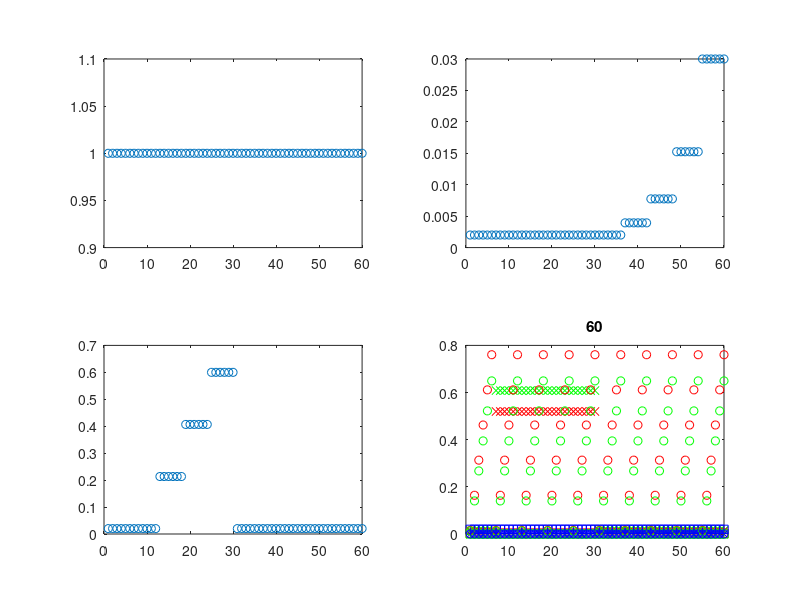

The MATLAB script that drew this image: (Note: this script raises an error after producing the figure.)
clear all

DataDir = '/opt/topspin2/data/DT/nmr';
ExpNam = 'Yeast_sedimenation_fexsy_170302'; expno = 2;
ExpNam = 'CK_170306'; expno = 94;
ExpNam = 'Sofia_FEXSY_20171219'; expno = 30;

%FEXSY part
G_filt.min = .02;
G_filt.max = .8;

G_det.min = .02;
G_det.max = 1;
G_det.N = 6;

TM.min = 20e-3;
TM.max = 600e-3;
TM.N = 4;

G_filt.N = 2; 
G_filt.theta = pi/2; G_filt.phi = 1.1*pi/4;
G_mix.min = .02;
G_mix.max = .02;
G_mix.N = 1;
G_mix.theta = .1*pi/2; G_mix.phi = .1*pi/4;
G_det.theta = pi/2; G_det.phi = .9*pi/4;
TE.min = 2e-3; TE.max = 2e-3; TE.N = 1;
TR.min = 1000e-3; TR.max = 1000e-3; TR.N = 1;

ga = linspace(G_filt.min,G_filt.max,G_filt.N)';
gb = linspace(G_mix.min,G_mix.max,G_mix.N)';
gc = linspace(G_det.min,G_det.max,G_det.N)';
tm = linspace(TM.min,TM.max,TM.N)'; tm = [TM.min; tm];
te = linspace(TE.min,TE.max,TE.N)';
tr = flipud(linspace(TR.min,TR.max,TR.N)');

[gc,tm] = ndgrid(gc,tm);
ga = G_filt.max*ones(G_det.N,TM.N+1);
ga(:,1) = G_filt.min;
gb = G_mix.max*ones(G_det.N,TM.N+1);
te = TE.max*ones(G_det.N,TM.N+1);
tr = TR.max*ones(G_det.N,TM.N+1);

td1 = numel(ga);
ga = reshape(ga,[td1 1]);
gb = reshape(gb,[td1 1]);
gc = reshape(gc,[td1 1]);
tm = reshape(tm,[td1 1]);
te = reshape(te,[td1 1]);
tr = reshape(tr,[td1 1]);

gax = ga*sin(G_filt.theta)*cos(G_filt.phi);
gay = ga*sin(G_filt.theta)*sin(G_filt.phi);
gaz = ga*cos(G_filt.theta);
gbx = gb*sin(G_mix.theta)*cos(G_mix.phi);
gby = gb*sin(G_mix.theta)*sin(G_mix.phi);
gbz = gb*cos(G_mix.theta);
gcx = gc*sin(G_det.theta)*cos(G_det.phi);
gcy = gc*sin(G_det.theta)*sin(G_det.phi);
gcz = gc*cos(G_det.theta);

vdT1 = tr;
vdT2 = te;
vdTM = tm;

%T2 part
G_filt.min = .02;
G_filt.max = .02;

G_det.min = .02;
G_det.max = 1;
G_det.N = 6;

TM.min = 20e-3;
TM.max = 20e-3;
TM.N = 1;

G_filt.N = 1; 
G_filt.theta = pi/2; G_filt.phi = 1.1*pi/4;
G_mix.min = .02;
G_mix.max = .02;
G_mix.N = 1;
G_mix.theta = .1*pi/2; G_mix.phi = .1*pi/4;
G_det.theta = pi/2; G_det.phi = .9*pi/4;
TE.min = 2e-3; TE.max = 30e-3; TE.N = 5;
TR.min = 1000e-3; TR.max = 1000e-3; TR.N = 1;

ga = linspace(G_filt.min,G_filt.max,G_filt.N)';
gb = linspace(G_mix.min,G_mix.max,G_mix.N)';
gc = linspace(G_det.min,G_det.max,G_det.N)';
tm = linspace(TM.min,TM.max,TM.N)';
%te = linspace(TE.min,TE.max,TE.N)';
te = logspace(log10(TE.min),log10(TE.max),TE.N)';
tr = flipud(linspace(TR.min,TR.max,TR.N)');

[gc,te] = ndgrid(gc,te);
ga = G_filt.max*ones(G_det.N,TE.N);
gb = G_mix.max*ones(G_det.N,TE.N);
tm = TM.min*ones(G_det.N,TE.N);
tr = TR.max*ones(G_det.N,TE.N);

td1 = numel(ga);
ga = reshape(ga,[td1 1]);
gb = reshape(gb,[td1 1]);
gc = reshape(gc,[td1 1]);
tm = reshape(tm,[td1 1]);
te = reshape(te,[td1 1]);
tr = reshape(tr,[td1 1]);

gax = [gax; ga*sin(G_filt.theta)*cos(G_filt.phi)];
gay = [gay; ga*sin(G_filt.theta)*sin(G_filt.phi)];
gaz = [gaz; ga*cos(G_filt.theta)];
gbx = [gbx; gb*sin(G_mix.theta)*cos(G_mix.phi)];
gby = [gby; gb*sin(G_mix.theta)*sin(G_mix.phi)];
gbz = [gbz; gb*cos(G_mix.theta)];
gcx = [gcx; gc*sin(G_det.theta)*cos(G_det.phi)];
gcy = [gcy; gc*sin(G_det.theta)*sin(G_det.phi)];
gcz = [gcz; gc*cos(G_det.theta)];

vdT1 = [vdT1; tr];
vdT2 = [vdT2; te];
vdTM = [vdTM; tm];

td1 = numel(gax);

figure(2), clf
subplot(2,2,1)
plot(1:td1,vdT1,'o')
subplot(2,2,2)
plot(1:td1,vdT2,'o')
subplot(2,2,3)
plot(1:td1,vdTM,'o')
subplot(2,2,4)
plot(1:td1,gax,'rx',1:td1,gay,'gx',1:td1,gaz,'bx',...
    1:td1,gbx,'rs',1:td1,gby,'gs',1:td1,gbz,'bs',...
    1:td1,gcx,'ro',1:td1,gcy,'go',1:td1,gcz,'bo')
title(num2str(td1))

wd = cd;

ListDir = '/opt/topspin2/exp/stan/nmr/lists/vd';

fpath = [ListDir];

fname = 'DT_vdT1';
fid1 = fopen([fpath '/' fname],'w');
fname = 'DT_vdT2';
fid2 = fopen([fpath '/' fname],'w');
fname = 'DT_vdTM';
fid3 = fopen([fpath '/' fname],'w');

for n = 1:td1
    fprintf(fid1,'%1.8f\n',vdT1(n));
    fprintf(fid2,'%1.8f\n',vdT2(n));
    fprintf(fid3,'%1.8f\n',vdTM(n));
end

fclose(fid1);
fclose(fid2);
fclose(fid3);

fpath = [DataDir '/' ExpNam '/' num2str(expno)];

fname = 'gax';
fidax = fopen([fpath '/' fname],'w');
fname = 'gay';
fiday = fopen([fpath '/' fname],'w');
fname = 'gaz';
fidaz = fopen([fpath '/' fname],'w');
fname = 'gbx';
fidbx = fopen([fpath '/' fname],'w');
fname = 'gby';
fidby = fopen([fpath '/' fname],'w');
fname = 'gbz';
fidbz = fopen([fpath '/' fname],'w');
fname = 'gcx';
fidcx = fopen([fpath '/' fname],'w');
fname = 'gcy';
fidcy = fopen([fpath '/' fname],'w');
fname = 'gcz';
fidcz = fopen([fpath '/' fname],'w');

text.header = {
{['##TITLE= ' fpath '/diff_ramp']};
{'##JCAMP-DX= 5.00 Bruker JCAMP library'}
{'##DATA TYPE= Shape Data'}
{'##ORIGIN= Bruker Analytik GmbH'}
{'##OWNER= <nmrsu>'}
{'##DATE= 07/02/27'}
{'##TIME= 08:11:48'}
{'##MINX= 0'}
{'##MAXX= 1'}
{'##MINY= 0'}
{'##MAXY= 1'}
{'##$SHAPE_EXMODE= Gradient'}
{'##$SHAPE_TOTROT= 0'}
{'##$SHAPE_BWFAC= 0'}
{'##$SHAPE_INTEGFAC= 0'}
{'##$SHAPE_MODE= 0'}};

[Nlines, dummy] = size(text.header);

for nline = 1:Nlines
    fprintf(fidax,'%s\n',text.header{nline}{1});
    fprintf(fiday,'%s\n',text.header{nline}{1});
    fprintf(fidaz,'%s\n',text.header{nline}{1});
    fprintf(fidbx,'%s\n',text.header{nline}{1});
    fprintf(fidby,'%s\n',text.header{nline}{1});
    fprintf(fidbz,'%s\n',text.header{nline}{1});
    fprintf(fidcx,'%s\n',text.header{nline}{1});
    fprintf(fidcy,'%s\n',text.header{nline}{1});
    fprintf(fidcz,'%s\n',text.header{nline}{1});
end


fprintf(fidax,'%s\n',['##NPOINTS=' num2str(td1)]);
fprintf(fidax,'%s\n',['##XYDATA= (X++(Y..Y))']);
fprintf(fiday,'%s\n',['##NPOINTS=' num2str(td1)]);
fprintf(fiday,'%s\n',['##XYDATA= (X++(Y..Y))']);
fprintf(fidaz,'%s\n',['##NPOINTS=' num2str(td1)]);
fprintf(fidaz,'%s\n',['##XYDATA= (X++(Y..Y))']);
fprintf(fidbx,'%s\n',['##NPOINTS=' num2str(td1)]);
fprintf(fidbx,'%s\n',['##XYDATA= (X++(Y..Y))']);
fprintf(fidby,'%s\n',['##NPOINTS=' num2str(td1)]);
fprintf(fidby,'%s\n',['##XYDATA= (X++(Y..Y))']);
fprintf(fidbz,'%s\n',['##NPOINTS=' num2str(td1)]);
fprintf(fidbz,'%s\n',['##XYDATA= (X++(Y..Y))']);
fprintf(fidcx,'%s\n',['##NPOINTS=' num2str(td1)]);
fprintf(fidcx,'%s\n',['##XYDATA= (X++(Y..Y))']);
fprintf(fidcy,'%s\n',['##NPOINTS=' num2str(td1)]);
fprintf(fidcy,'%s\n',['##XYDATA= (X++(Y..Y))']);
fprintf(fidcz,'%s\n',['##NPOINTS=' num2str(td1)]);
fprintf(fidcz,'%s\n',['##XYDATA= (X++(Y..Y))']);

for nG = 1:length(gax)
    fprintf(fidax,'%f\n',gax(nG));
    fprintf(fiday,'%f\n',gay(nG));
    fprintf(fidaz,'%f\n',gaz(nG));
    fprintf(fidbx,'%f\n',gbx(nG));
    fprintf(fidby,'%f\n',gby(nG));
    fprintf(fidbz,'%f\n',gbz(nG));
    fprintf(fidcx,'%f\n',gcx(nG));
    fprintf(fidcy,'%f\n',gcy(nG));
    fprintf(fidcz,'%f\n',gcz(nG));
end


fprintf(fidax,'%s\n',['##END']);
fprintf(fiday,'%s\n',['##END']);
fprintf(fidaz,'%s\n',['##END']);
fprintf(fidbx,'%s\n',['##END']);
fprintf(fidby,'%s\n',['##END']);
fprintf(fidbz,'%s\n',['##END']);
fprintf(fidcx,'%s\n',['##END']);
fprintf(fidcy,'%s\n',['##END']);
fprintf(fidcz,'%s\n',['##END']);

fclose(fidax);
fclose(fiday);
fclose(fidaz);
fclose(fidbx);
fclose(fidby);
fclose(fidbz);
fclose(fidcx);
fclose(fidcy);
fclose(fidcz);

cd(wd)
